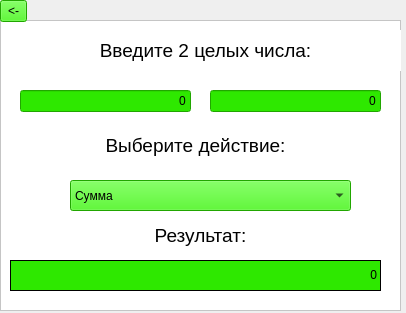
<?xml version="1.0" encoding="UTF-8"?>
<ui version="4.0">
 <class>ZModulesWindow1</class>
 <widget class="QDialog" name="ZModulesWindow1">
  <property name="geometry">
   <rect>
    <x>0</x>
    <y>0</y>
    <width>406</width>
    <height>313</height>
   </rect>
  </property>
  <property name="sizePolicy">
   <sizepolicy hsizetype="Fixed" vsizetype="Fixed">
    <horstretch>0</horstretch>
    <verstretch>0</verstretch>
   </sizepolicy>
  </property>
  <property name="windowTitle">
   <string>Основные бинарный операции</string>
  </property>
  <widget class="QFrame" name="frame">
   <property name="geometry">
    <rect>
     <x>0</x>
     <y>20</y>
     <width>401</width>
     <height>291</height>
    </rect>
   </property>
   <property name="font">
    <font>
     <pointsize>10</pointsize>
    </font>
   </property>
   <property name="styleSheet">
    <string notr="true">background-color: white</string>
   </property>
   <property name="frameShape">
    <enum>QFrame::StyledPanel</enum>
   </property>
   <property name="frameShadow">
    <enum>QFrame::Raised</enum>
   </property>
   <widget class="QLabel" name="label_3">
    <property name="geometry">
     <rect>
      <x>10</x>
      <y>10</y>
      <width>391</width>
      <height>41</height>
     </rect>
    </property>
    <property name="font">
     <font>
      <pointsize>14</pointsize>
     </font>
    </property>
    <property name="styleSheet">
     <string notr="true"/>
    </property>
    <property name="text">
     <string>Введите 2 целых числа:</string>
    </property>
    <property name="alignment">
     <set>Qt::AlignCenter</set>
    </property>
   </widget>
   <widget class="QLineEdit" name="line_n1">
    <property name="geometry">
     <rect>
      <x>20</x>
      <y>70</y>
      <width>171</width>
      <height>22</height>
     </rect>
    </property>
    <property name="layoutDirection">
     <enum>Qt::LeftToRight</enum>
    </property>
    <property name="styleSheet">
     <string notr="true">background-color: #2EE800;</string>
    </property>
    <property name="text">
     <string>0</string>
    </property>
    <property name="alignment">
     <set>Qt::AlignRight|Qt::AlignTrailing|Qt::AlignVCenter</set>
    </property>
   </widget>
   <widget class="QLineEdit" name="line_n2">
    <property name="geometry">
     <rect>
      <x>210</x>
      <y>70</y>
      <width>171</width>
      <height>22</height>
     </rect>
    </property>
    <property name="styleSheet">
     <string notr="true">background-color: #2EE800;</string>
    </property>
    <property name="text">
     <string>0</string>
    </property>
    <property name="alignment">
     <set>Qt::AlignRight|Qt::AlignTrailing|Qt::AlignVCenter</set>
    </property>
   </widget>
   <widget class="QComboBox" name="operations">
    <property name="geometry">
     <rect>
      <x>70</x>
      <y>160</y>
      <width>281</width>
      <height>31</height>
     </rect>
    </property>
    <property name="styleSheet">
     <string notr="true">background-color: #2EE800;</string>
    </property>
    <item>
     <property name="text">
      <string>Сумма</string>
     </property>
    </item>
    <item>
     <property name="text">
      <string>Разность</string>
     </property>
    </item>
    <item>
     <property name="text">
      <string>Произведение</string>
     </property>
    </item>
    <item>
     <property name="text">
      <string>Частное от деления</string>
     </property>
    </item>
    <item>
     <property name="text">
      <string>Остаток от деления</string>
     </property>
    </item>
   </widget>
   <widget class="QLabel" name="label">
    <property name="geometry">
     <rect>
      <x>10</x>
      <y>110</y>
      <width>371</width>
      <height>31</height>
     </rect>
    </property>
    <property name="font">
     <font>
      <pointsize>14</pointsize>
     </font>
    </property>
    <property name="styleSheet">
     <string notr="true">background-color: white</string>
    </property>
    <property name="text">
     <string>Выберите действие:</string>
    </property>
    <property name="alignment">
     <set>Qt::AlignCenter</set>
    </property>
   </widget>
   <widget class="QLabel" name="label_2">
    <property name="geometry">
     <rect>
      <x>10</x>
      <y>200</y>
      <width>381</width>
      <height>31</height>
     </rect>
    </property>
    <property name="font">
     <font>
      <pointsize>14</pointsize>
     </font>
    </property>
    <property name="text">
     <string>Результат:</string>
    </property>
    <property name="alignment">
     <set>Qt::AlignCenter</set>
    </property>
   </widget>
   <widget class="QLabel" name="result">
    <property name="geometry">
     <rect>
      <x>10</x>
      <y>240</y>
      <width>371</width>
      <height>31</height>
     </rect>
    </property>
    <property name="focusPolicy">
     <enum>Qt::WheelFocus</enum>
    </property>
    <property name="layoutDirection">
     <enum>Qt::LeftToRight</enum>
    </property>
    <property name="styleSheet">
     <string notr="true">background-color: #2EE800;</string>
    </property>
    <property name="frameShape">
     <enum>QFrame::Box</enum>
    </property>
    <property name="text">
     <string>0</string>
    </property>
    <property name="alignment">
     <set>Qt::AlignRight|Qt::AlignTrailing|Qt::AlignVCenter</set>
    </property>
   </widget>
  </widget>
  <widget class="QToolButton" name="pushButton_return">
   <property name="geometry">
    <rect>
     <x>0</x>
     <y>0</y>
     <width>27</width>
     <height>22</height>
    </rect>
   </property>
   <property name="styleSheet">
    <string notr="true">background-color: #2EE800;</string>
   </property>
   <property name="text">
    <string>&lt;-</string>
   </property>
  </widget>
 </widget>
 <resources/>
 <connections/>
</ui>
